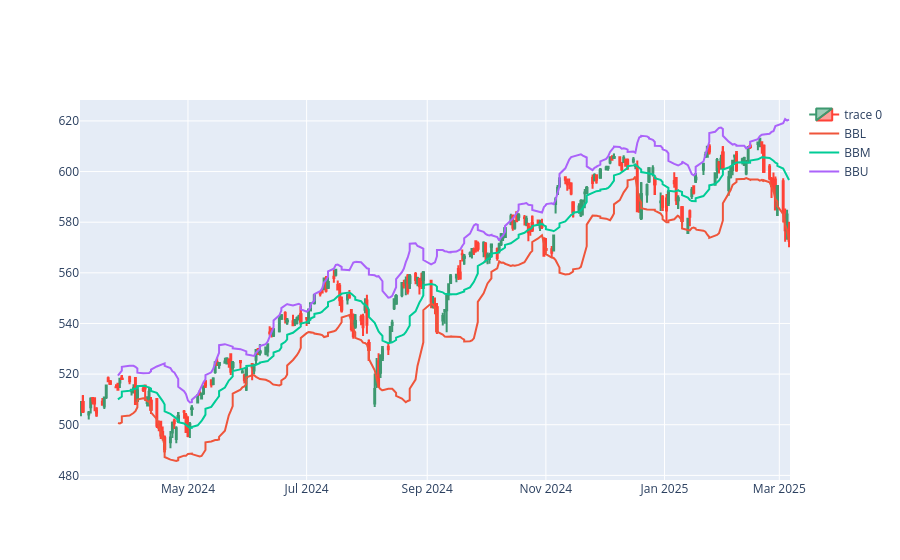

This figure's notebook cell:
### Code cell
df.plot()

### Figure 1 — Plotly figure (JSON) as saved in the notebook; plotly's stock layout.template omitted (floating-point values rounded to 4 significant figures; data arrays with more than 128 entries replaced by an {"elided": "..."} marker saying what was removed)
{"data": [{"close": {"elided": "365 float values"}, "high": {"elided": "365 float values"}, "low": {"elided": "365 float values"}, "open": {"elided": "365 float values"}, "type": "candlestick", "x": {"elided": "365 str values"}}, {"name": "BBL", "type": "scatter", "x": {"elided": "365 str values"}, "y": {"elided": "365 float values"}}, {"name": "BBM", "type": "scatter", "x": {"elided": "365 str values"}, "y": {"elided": "365 float values"}}, {"name": "BBU", "type": "scatter", "x": {"elided": "365 str values"}, "y": {"elided": "365 float values"}}], "layout": {"xaxis": {"rangeslider": {"visible": false}}}}
